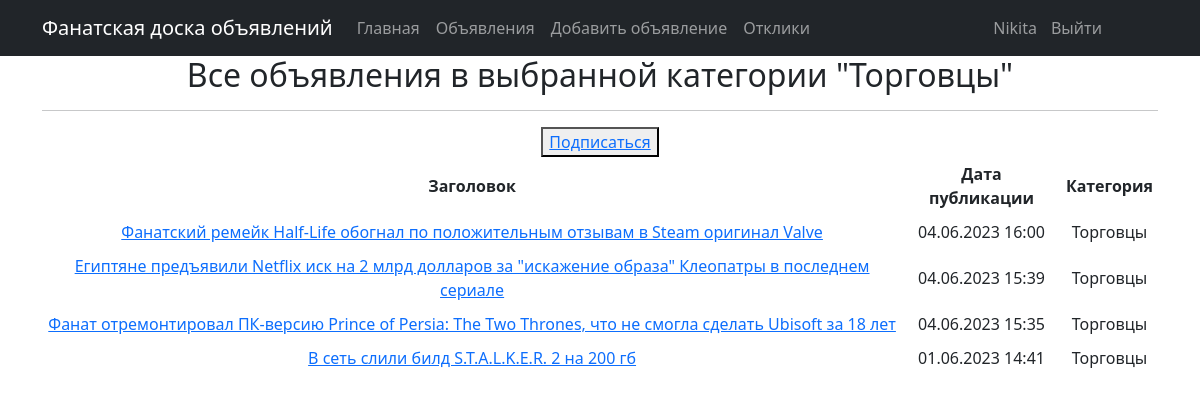
Screenshot of /ads/category/4 (signed in) with the database file from the repository.
### ads/models.py (models this page shows, shortened)
class Category(models.Model):
    name = models.CharField(max_length=20, unique=True)
    subscribers = models.ManyToManyField(User, blank=True, related_name='categories')
    def __str__(self):
        return self.name

class Advertisement(models.Model):
    headline = models.CharField(max_length=128)
    text = models.TextField()
    created_at = models.DateTimeField(auto_now_add=True)
    author = models.ForeignKey(User, on_delete=models.CASCADE)
    category = models.ForeignKey(Category, on_delete=models.CASCADE)

### ads/views.py (the view)
# urls.py: path('category/<int:pk>', AdsListByCategoryView.as_view(), name='category_list'),
class AdsListByCategoryView(AdsListView):
    template_name = 'ads/category_list.html'
    context_object_name = 'category_ads_list'
    def get_queryset(self):
        self.category = get_object_or_404(Category, id=self.kwargs['pk'])
        queryset = Advertisement.objects.filter(category=self.category).order_by('-created_at')
        return queryset
    def get_context_data(self, **kwargs):
        context = super().get_context_data(**kwargs)
        context['is_not_subscriber'] = self.request.user not in self.category.subscribers.all()
        context['category'] = self.category
        return context

### templates/ads/category_list.html (shortened to what this page needs)
{% extends 'default.html' %}
{% block content %}
    <h2>Все объявления в выбранной категории "{{ category }}"</h2>
    <hr>
	{% if request.user.is_authenticated %}
		{% if is_not_subscriber %}
			<button> <a href="{% url 'subscribe' pk=category.pk %}">Подписаться</a></button>
		{% else %}
			<button> <a href="{% url 'unsubscribe' pk=category.pk %}">Отписаться</a></button>
		{% endif %}
	{% endif %}
	{% if category %}
		<table cellpadding="5">
			<tr>
				<th>Заголовок</th>
				<th>Дата публикации</th>
				<th>Категория</th>
			</tr>
			{% for adv in category_ads_list %}
				<tr>
					<td><a href="{% url 'adv_detail' pk=adv.pk %}">{{ adv.headline }}</a></td>
					<td>{{ adv.created_at|date:'d.m.Y H:i' }}</td>
					<td>{{ category }}</td>
				</tr>
			{% endfor %}
		</table>
	{% else %}
		<h2>Объявлений нет!</h2>
	{% endif %}
{% endblock content %}

### templates/default.html (shortened to what this page needs)
<!DOCTYPE html>
<html lang="en">
    <head>
        {% load static %}
        <link href="{% static 'css/styles.css' %}" rel="stylesheet" />
    </head>
    <body>
        <nav class="navbar navbar-expand-lg navbar-dark bg-dark static-top">
            <div class="container">
                <a class="navbar-brand" href="#">Фанатская доска объявлений</a>
                <div class="collapse navbar-collapse" id="navbarResponsive">
                    <ul class="navbar-nav ml-auto">
                        <li class="nav-item active">
                            <a class="nav-link" href="/">Главная</a>
                        </li>
                        <li class="nav-item">
                            <a class="nav-link" href="/ads/">Объявления</a>
                        </li>
                        {% if request.user.is_authenticated %}
                            <li class="nav-item">
                                    <a class="nav-link" href="/ads/create/">Добавить объявление</a>
                            </li>
                            <li class="nav-item">
                                <a class="nav-link" href="/ads/replies/">Отклики</a>
                            </li>
                            <li class="nav-item">
                                <a class="nav-link" href="#" style="position: absolute; right: 155px;">{{ request.user }}</a>
                            </li>
                            <li class="nav-item">
                                <a class="nav-link" href="/sign/logout" style="position: absolute; right: 90px;">Выйти</a>
                            </li>
                        {% endif %}
                    </ul>
                </div>
            </div>
        </nav>
        <div class="container">
            <div class="row">
                <div class="col-lg-12 text-center">
                    {% block content %}{% endblock content %}
                </div>
            </div>
        </div>
    </body>
</html>

### rows the page displays
Category: name "Торговцы"
Advertisement: headline "Фанатский ремейк Half-Life обогнал по положительным отзывам в Steam оригинал Valve", created_at "04.06.2023 16:00"
Advertisement: headline "Египтяне предъявили Netflix иск на 2 млрд долларов за \"искажение образа\" Клеопатры в последнем сериале", created_at "04.06.2023 15:39"
Advertisement: headline "Фанат отремонтировал ПК-версию Prince of Persia: The Two Thrones, что не смогла сделать Ubisoft за 18 лет", created_at "04.06.2023 15:35"
Advertisement: headline "В сеть слили билд S.T.A.L.K.E.R. 2 на 200 гб", created_at "01.06.2023 14:41"

### other values shown
{{ request.user }} "Nikita"
